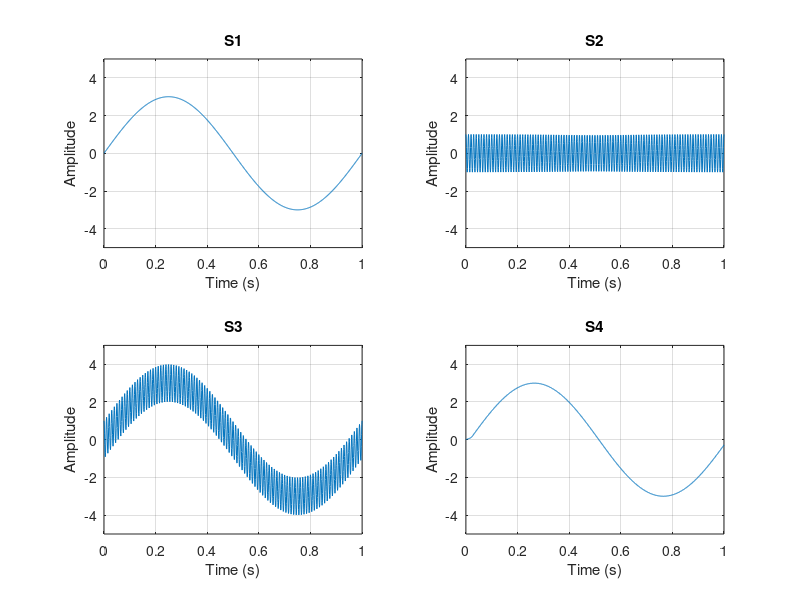

Source code (MATLAB):
clear
clc

tn = linspace(0, 1, 5001);

s1 = sin(2*pi*tn);
s2 = sin(2*pi*tn + pi/2) + 5;
s3 = 3*sin(2*pi*2*tn);
s4 = 3*sin(2*pi*2*tn + pi/2) + 5;

figure;
S = [s1(:) s2(:) s3(:) s4(:)];
plot(tn, S);
grid on;
title('Signal Components');
legend('s1', 's2', 's3', 's4');
xlabel('Time (s)');
ylabel('Amplitude');
ylim([-4, 10]);
yticks(-3:3:9);

mean_s1 = mean(s1)
mean_s2 = mean(s2)
mean_s3 = mean(s3)
mean_s4 = mean(s4)

var_s1 = var(s1,1)
var_s2 = var(s2, 1)
var_s3 = var(s3, 1)
var_s4 = var(s4, 1)

power_s1 = mean(s1.^2)
power_s2 = mean(s2.^2)
power_s3 = mean(s3.^2)
power_s4 = mean(s4.^2)

tn = linspace(0,1,1000);
s1 = 3*sin(2*pi*tn);
s2 = sin(200*pi*tn + pi/2);
s3 = s1 + s2;
b = fir1(30, 3.1479e-4); 
s4 = filter(b,1,s3);

subplot(2,2,1);
plot(tn, s1);
grid on;
title('S1');
xlabel('Time (s)');
ylabel('Amplitude');
ylim([-5, 5]);

subplot(2,2,2);
plot(tn, s2);
grid on;
title('S2');
xlabel('Time (s)');
ylabel('Amplitude');
ylim([-5, 5]);

subplot(2,2,3);
plot(tn, s3);
grid on;
title('S3');
xlabel('Time (s)');
ylabel('Amplitude');
ylim([-5, 5]);

subplot(2,2,4);
plot(tn, s4);
grid on;
title('S4');
xlabel('Time (s)');
ylabel('Amplitude');
ylim([-5, 5]);
